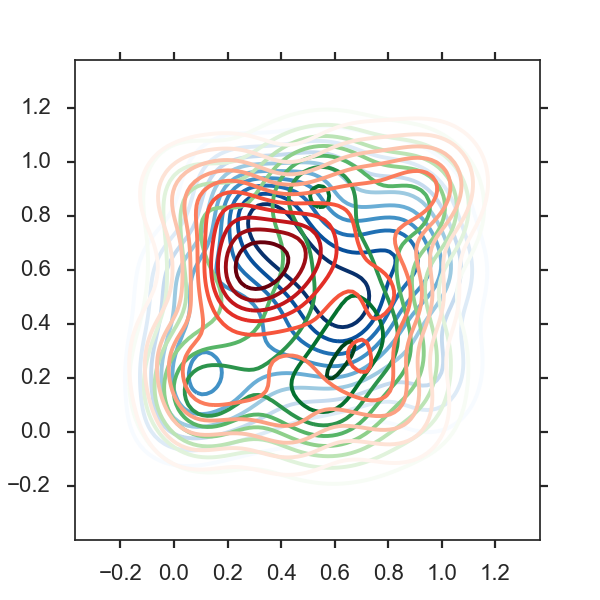

Reproduce this figure in Python.
from __init__ import *

arry = empty((3, 10, 10))
for k in range(3):
    
f, ax = plt.subplots(figsize=(6, 6))

x = rand(100)
y = rand(100)
sns.kdeplot(x, y, ax=ax, cmap="Blues")
x = rand(100)
y = rand(100)
sns.kdeplot(x, y, ax=ax, cmap="Greens")
x = rand(100)
y = rand(100)
sns.kdeplot(x, y, ax=ax, cmap="Reds")
#sns.rugplot(x, color="g", ax=ax)
#sns.rugplot(y, vertical=True, ax=ax);

plt.savefig('test.png')
plt.show()

